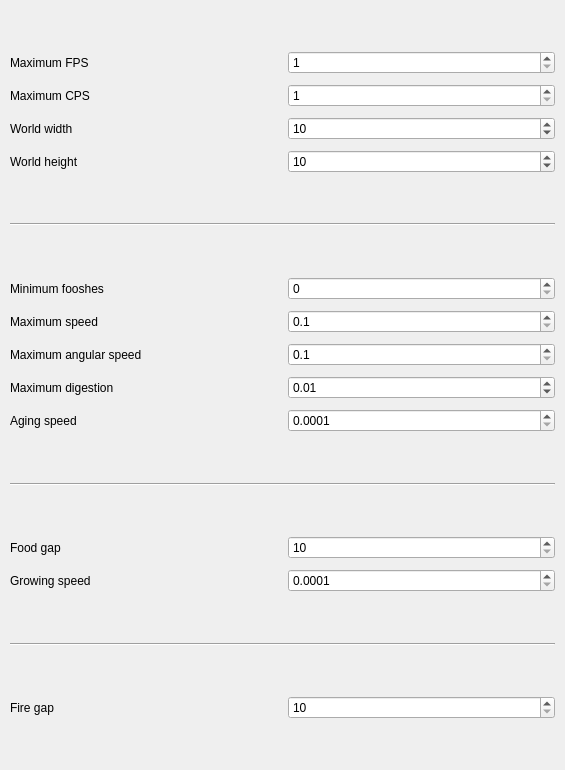
<?xml version="1.0" encoding="UTF-8"?>
<ui version="4.0">
 <class>OptionsForm</class>
 <widget class="QWidget" name="OptionsForm">
  <property name="geometry">
   <rect>
    <x>0</x>
    <y>0</y>
    <width>565</width>
    <height>770</height>
   </rect>
  </property>
  <property name="baseSize">
   <size>
    <width>0</width>
    <height>0</height>
   </size>
  </property>
  <property name="windowTitle">
   <string>Form</string>
  </property>
  <layout class="QGridLayout" name="gridLayout">
   <property name="leftMargin">
    <number>10</number>
   </property>
   <property name="topMargin">
    <number>10</number>
   </property>
   <property name="rightMargin">
    <number>10</number>
   </property>
   <property name="bottomMargin">
    <number>10</number>
   </property>
   <property name="spacing">
    <number>10</number>
   </property>
   <item row="19" column="0">
    <widget class="QLabel" name="label_11">
     <property name="text">
      <string>Growing speed</string>
     </property>
    </widget>
   </item>
   <item row="19" column="1">
    <widget class="QDoubleSpinBox" name="doubleSpinBoxFoodGrowingSpeed">
     <property name="decimals">
      <number>4</number>
     </property>
     <property name="minimum">
      <double>0.000100000000000</double>
     </property>
     <property name="maximum">
      <double>1.000000000000000</double>
     </property>
     <property name="singleStep">
      <double>0.000100000000000</double>
     </property>
    </widget>
   </item>
   <item row="17" column="0" colspan="2">
    <spacer name="verticalSpacer_10">
     <property name="orientation">
      <enum>Qt::Vertical</enum>
     </property>
     <property name="sizeHint" stdset="0">
      <size>
       <width>20</width>
       <height>40</height>
      </size>
     </property>
    </spacer>
   </item>
   <item row="12" column="0">
    <widget class="QLabel" name="label_9">
     <property name="text">
      <string>Maximum angular speed</string>
     </property>
    </widget>
   </item>
   <item row="18" column="1">
    <widget class="QSpinBox" name="spinBoxFoodGap">
     <property name="minimum">
      <number>10</number>
     </property>
     <property name="maximum">
      <number>1000</number>
     </property>
     <property name="singleStep">
      <number>1</number>
     </property>
    </widget>
   </item>
   <item row="11" column="1">
    <widget class="QDoubleSpinBox" name="doubleSpinBoxFooshMaxSpeed">
     <property name="decimals">
      <number>1</number>
     </property>
     <property name="minimum">
      <double>0.100000000000000</double>
     </property>
     <property name="maximum">
      <double>10.000000000000000</double>
     </property>
     <property name="singleStep">
      <double>0.100000000000000</double>
     </property>
     <property name="value">
      <double>0.100000000000000</double>
     </property>
    </widget>
   </item>
   <item row="12" column="1">
    <widget class="QDoubleSpinBox" name="doubleSpinBoxFooshMaxAngularSpeed">
     <property name="decimals">
      <number>1</number>
     </property>
     <property name="minimum">
      <double>0.100000000000000</double>
     </property>
     <property name="maximum">
      <double>10.000000000000000</double>
     </property>
     <property name="singleStep">
      <double>0.100000000000000</double>
     </property>
     <property name="value">
      <double>0.100000000000000</double>
     </property>
    </widget>
   </item>
   <item row="10" column="1">
    <widget class="QSpinBox" name="spinBoxFooshesMinimum">
     <property name="minimum">
      <number>0</number>
     </property>
     <property name="maximum">
      <number>1000</number>
     </property>
     <property name="value">
      <number>0</number>
     </property>
    </widget>
   </item>
   <item row="21" column="0" colspan="2">
    <widget class="Line" name="line_4">
     <property name="orientation">
      <enum>Qt::Horizontal</enum>
     </property>
    </widget>
   </item>
   <item row="20" column="0" colspan="2">
    <spacer name="verticalSpacer_9">
     <property name="orientation">
      <enum>Qt::Vertical</enum>
     </property>
     <property name="sizeHint" stdset="0">
      <size>
       <width>20</width>
       <height>40</height>
      </size>
     </property>
    </spacer>
   </item>
   <item row="2" column="1">
    <widget class="QSpinBox" name="spinBoxCPS">
     <property name="minimum">
      <number>1</number>
     </property>
     <property name="maximum">
      <number>1000</number>
     </property>
     <property name="value">
      <number>1</number>
     </property>
    </widget>
   </item>
   <item row="11" column="0">
    <widget class="QLabel" name="label_8">
     <property name="toolTip">
      <string>&lt;html&gt;&lt;head/&gt;&lt;body&gt;&lt;p&gt;Changing this doesn't affect the fooshes currently alive : the top speed a foosh can attain is determined at its creation.&lt;/p&gt;&lt;/body&gt;&lt;/html&gt;</string>
     </property>
     <property name="frameShape">
      <enum>QFrame::NoFrame</enum>
     </property>
     <property name="text">
      <string>Maximum speed</string>
     </property>
    </widget>
   </item>
   <item row="24" column="0">
    <widget class="QLabel" name="label_7">
     <property name="text">
      <string>Fire gap</string>
     </property>
    </widget>
   </item>
   <item row="8" column="0" colspan="2">
    <widget class="Line" name="line">
     <property name="orientation">
      <enum>Qt::Horizontal</enum>
     </property>
    </widget>
   </item>
   <item row="0" column="0" colspan="2">
    <spacer name="verticalSpacer">
     <property name="orientation">
      <enum>Qt::Vertical</enum>
     </property>
     <property name="sizeHint" stdset="0">
      <size>
       <width>20</width>
       <height>40</height>
      </size>
     </property>
    </spacer>
   </item>
   <item row="16" column="0" colspan="2">
    <widget class="Line" name="line_3">
     <property name="orientation">
      <enum>Qt::Horizontal</enum>
     </property>
    </widget>
   </item>
   <item row="25" column="0" colspan="2">
    <spacer name="verticalSpacer_5">
     <property name="orientation">
      <enum>Qt::Vertical</enum>
     </property>
     <property name="sizeHint" stdset="0">
      <size>
       <width>20</width>
       <height>40</height>
      </size>
     </property>
    </spacer>
   </item>
   <item row="10" column="0">
    <widget class="QLabel" name="label">
     <property name="text">
      <string>Minimum fooshes</string>
     </property>
    </widget>
   </item>
   <item row="22" column="0" colspan="2">
    <spacer name="verticalSpacer_7">
     <property name="orientation">
      <enum>Qt::Vertical</enum>
     </property>
     <property name="sizeHint" stdset="0">
      <size>
       <width>20</width>
       <height>40</height>
      </size>
     </property>
    </spacer>
   </item>
   <item row="9" column="0" colspan="2">
    <spacer name="verticalSpacer_3">
     <property name="orientation">
      <enum>Qt::Vertical</enum>
     </property>
     <property name="sizeHint" stdset="0">
      <size>
       <width>0</width>
       <height>40</height>
      </size>
     </property>
    </spacer>
   </item>
   <item row="13" column="0">
    <widget class="QLabel" name="label_10">
     <property name="text">
      <string>Maximum digestion</string>
     </property>
    </widget>
   </item>
   <item row="15" column="0" colspan="2">
    <spacer name="verticalSpacer_8">
     <property name="orientation">
      <enum>Qt::Vertical</enum>
     </property>
     <property name="sizeHint" stdset="0">
      <size>
       <width>20</width>
       <height>40</height>
      </size>
     </property>
    </spacer>
   </item>
   <item row="18" column="0">
    <widget class="QLabel" name="label_6">
     <property name="text">
      <string>Food gap</string>
     </property>
    </widget>
   </item>
   <item row="13" column="1">
    <widget class="QDoubleSpinBox" name="doubleSpinBoxFooshMaxDigestion">
     <property name="minimum">
      <double>0.000000000000000</double>
     </property>
     <property name="maximum">
      <double>1.000000000000000</double>
     </property>
     <property name="singleStep">
      <double>0.010000000000000</double>
     </property>
     <property name="value">
      <double>0.010000000000000</double>
     </property>
    </widget>
   </item>
   <item row="24" column="1">
    <widget class="QSpinBox" name="spinBoxFireGap">
     <property name="minimum">
      <number>10</number>
     </property>
     <property name="maximum">
      <number>1000</number>
     </property>
    </widget>
   </item>
   <item row="7" column="0" colspan="2">
    <spacer name="verticalSpacer_2">
     <property name="orientation">
      <enum>Qt::Vertical</enum>
     </property>
     <property name="sizeHint" stdset="0">
      <size>
       <width>0</width>
       <height>40</height>
      </size>
     </property>
    </spacer>
   </item>
   <item row="1" column="0">
    <widget class="QLabel" name="label_2">
     <property name="text">
      <string>Maximum FPS</string>
     </property>
    </widget>
   </item>
   <item row="4" column="1">
    <widget class="QSpinBox" name="spinBoxWorldWidth">
     <property name="minimum">
      <number>1</number>
     </property>
     <property name="maximum">
      <number>10000</number>
     </property>
     <property name="singleStep">
      <number>10</number>
     </property>
     <property name="value">
      <number>10</number>
     </property>
    </widget>
   </item>
   <item row="1" column="1">
    <widget class="QSpinBox" name="spinBoxFPS">
     <property name="minimum">
      <number>1</number>
     </property>
     <property name="maximum">
      <number>1000</number>
     </property>
     <property name="value">
      <number>1</number>
     </property>
    </widget>
   </item>
   <item row="2" column="0">
    <widget class="QLabel" name="label_3">
     <property name="text">
      <string>Maximum CPS</string>
     </property>
    </widget>
   </item>
   <item row="5" column="0">
    <widget class="QLabel" name="label_5">
     <property name="text">
      <string>World height</string>
     </property>
    </widget>
   </item>
   <item row="5" column="1">
    <widget class="QSpinBox" name="spinBoxWorldHeight">
     <property name="minimum">
      <number>1</number>
     </property>
     <property name="maximum">
      <number>10000</number>
     </property>
     <property name="singleStep">
      <number>10</number>
     </property>
     <property name="value">
      <number>10</number>
     </property>
    </widget>
   </item>
   <item row="4" column="0">
    <widget class="QLabel" name="label_4">
     <property name="text">
      <string>World width</string>
     </property>
    </widget>
   </item>
   <item row="14" column="0">
    <widget class="QLabel" name="label_12">
     <property name="text">
      <string>Aging speed</string>
     </property>
    </widget>
   </item>
   <item row="14" column="1">
    <widget class="QDoubleSpinBox" name="doubleSpinBoxFooshAgingSpeed">
     <property name="decimals">
      <number>4</number>
     </property>
     <property name="minimum">
      <double>0.000100000000000</double>
     </property>
     <property name="maximum">
      <double>1.000000000000000</double>
     </property>
     <property name="singleStep">
      <double>0.000100000000000</double>
     </property>
     <property name="value">
      <double>0.000100000000000</double>
     </property>
    </widget>
   </item>
  </layout>
 </widget>
 <resources/>
 <connections/>
</ui>
